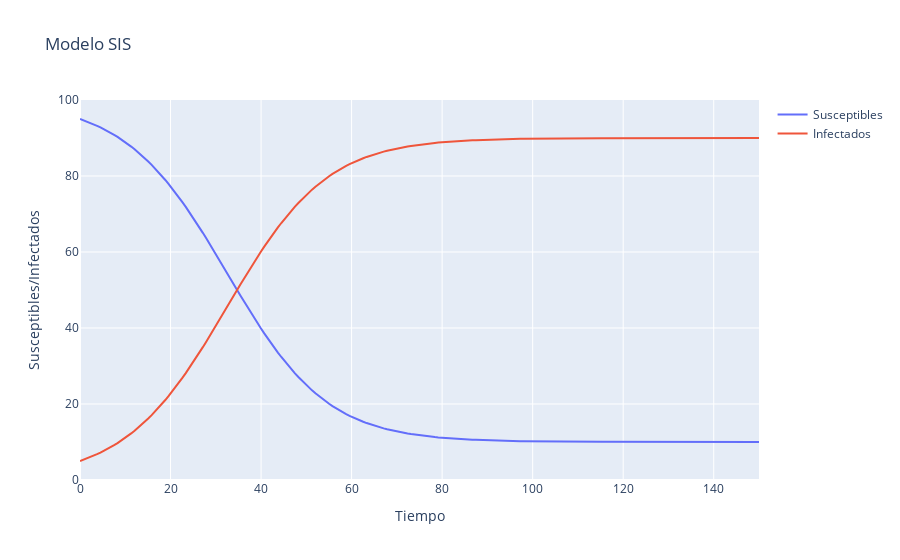

Here is the notebook cell this chart was saved with:
### Markdown cell above
## Modelo SIS

### Code cell
N = 100

S0 = 95
I0 = 5

alfa = 0.1
gamma = 0.01

T0 = 0
T = 150

secciones = 200 #deltaT en realidad es (T-T0)/secciones

deltaT = (T-T0)/secciones

tiempo = np.linspace(T0, T, secciones)

S = np.linspace(T0, T, secciones)
I = np.linspace(T0, T, secciones)

S[0] = S0
I[0] = I0

for j in range (secciones-1):
    S[j+1] = S[j]*(1-(alfa*deltaT/N)*I[j])+gamma*deltaT*I[j]
    I[j+1] = I[j]*(1-gamma*deltaT+(alfa*deltaT/N)*S[j])

# Figura
dfS = pd.DataFrame({'tiempo':tiempo, 'Susceptibles':S})
dfI = pd.DataFrame({'tiempo':tiempo, 'Infectados':I})

fig = go.Figure()
fig.add_trace(go.Scatter(x=tiempo, y=S,
                    mode='lines',
                    name='Susceptibles'))
fig.add_trace(go.Scatter(x=tiempo, y=I,
                    mode='lines',  #lines+markers
                    name='Infectados'))

fig.update_layout(title='Modelo SIS',
                   xaxis_title='Tiempo',
                   yaxis_title='Susceptibles/Infectados')

fig.show()

# Guardar svg
fig.write_image("./graficas_avanzadas_modelos_basicos/SIS_modelo.eps")

### Figure 1 — Plotly figure (JSON) as saved in the notebook; plotly's stock layout.template omitted (floating-point values rounded to 4 significant figures; data arrays with more than 128 entries replaced by an {"elided": "..."} marker saying what was removed)
{"data": [{"mode": "lines", "name": "Susceptibles", "type": "scatter", "x": {"elided": "200 float values"}, "y": {"elided": "200 float values"}}, {"mode": "lines", "name": "Infectados", "type": "scatter", "x": {"elided": "200 float values"}, "y": {"elided": "200 float values"}}], "layout": {"title": {"text": "Modelo SIS"}, "xaxis": {"title": {"text": "Tiempo"}}, "yaxis": {"title": {"text": "Susceptibles/Infectados"}}}}
